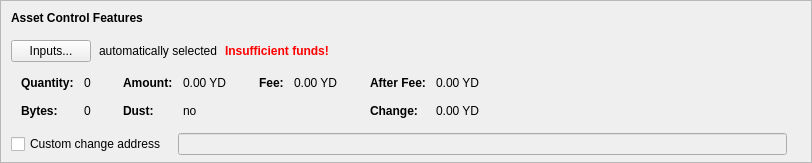
      <widget class="QFrame" name="frameAssetControl">
       <property name="sizePolicy">
        <sizepolicy hsizetype="Expanding" vsizetype="Fixed">
         <horstretch>0</horstretch>
         <verstretch>0</verstretch>
        </sizepolicy>
       </property>
       <property name="maximumSize">
        <size>
         <width>16777215</width>
         <height>16777215</height>
        </size>
       </property>
       <property name="frameShape">
        <enum>QFrame::StyledPanel</enum>
       </property>
       <property name="frameShadow">
        <enum>QFrame::Sunken</enum>
       </property>
       <layout class="QVBoxLayout" name="verticalLayoutAssetControl2">
        <property name="spacing">
         <number>0</number>
        </property>
        <property name="leftMargin">
         <number>0</number>
        </property>
        <property name="topMargin">
         <number>0</number>
        </property>
        <property name="rightMargin">
         <number>0</number>
        </property>
        <property name="bottomMargin">
         <number>6</number>
        </property>
        <item>
         <layout class="QVBoxLayout" name="verticalLayoutAssetControl" stretch="0,0,0,0,1">
          <property name="spacing">
           <number>0</number>
          </property>
          <property name="leftMargin">
           <number>10</number>
          </property>
          <property name="topMargin">
           <number>10</number>
          </property>
          <item>
           <layout class="QHBoxLayout" name="horizontalLayoutAssetControl1">
            <property name="bottomMargin">
             <number>15</number>
            </property>
            <item>
             <widget class="QLabel" name="labelAssetControlFeatures">
              <property name="sizePolicy">
               <sizepolicy hsizetype="Preferred" vsizetype="Maximum">
                <horstretch>0</horstretch>
                <verstretch>0</verstretch>
               </sizepolicy>
              </property>
              <property name="font">
               <font>
                <weight>75</weight>
                <bold>true</bold>
               </font>
              </property>
              <property name="styleSheet">
               <string notr="true">font-weight:bold;</string>
              </property>
              <property name="text">
               <string>Asset Control Features</string>
              </property>
             </widget>
            </item>
           </layout>
          </item>
          <item>
           <layout class="QHBoxLayout" name="horizontalLayoutAssetControl2" stretch="0,0,0,0">
            <property name="spacing">
             <number>8</number>
            </property>
            <property name="bottomMargin">
             <number>10</number>
            </property>
            <item>
             <widget class="QPushButton" name="pushButtonAssetControl">
              <property name="styleSheet">
               <string notr="true"/>
              </property>
              <property name="text">
               <string>Inputs...</string>
              </property>
              <property name="autoDefault">
               <bool>false</bool>
              </property>
             </widget>
            </item>
            <item>
             <widget class="QLabel" name="labelAssetControlAutomaticallySelected">
              <property name="text">
               <string>automatically selected</string>
              </property>
              <property name="margin">
               <number>5</number>
              </property>
             </widget>
            </item>
            <item>
             <widget class="QLabel" name="labelAssetControlInsuffFunds">
              <property name="font">
               <font>
                <weight>75</weight>
                <bold>true</bold>
               </font>
              </property>
              <property name="styleSheet">
               <string notr="true">color:red;font-weight:bold;</string>
              </property>
              <property name="text">
               <string>Insufficient funds!</string>
              </property>
              <property name="margin">
               <number>5</number>
              </property>
             </widget>
            </item>
            <item>
             <spacer name="horizontalSpacerAssetControl">
              <property name="orientation">
               <enum>Qt::Horizontal</enum>
              </property>
              <property name="sizeHint" stdset="0">
               <size>
                <width>40</width>
                <height>1</height>
               </size>
              </property>
             </spacer>
            </item>
           </layout>
          </item>
          <item>
           <widget class="QWidget" name="widgetAssetControl" native="true">
            <property name="sizePolicy">
             <sizepolicy hsizetype="Preferred" vsizetype="Preferred">
              <horstretch>0</horstretch>
              <verstretch>0</verstretch>
             </sizepolicy>
            </property>
            <property name="minimumSize">
             <size>
              <width>0</width>
              <height>0</height>
             </size>
            </property>
            <property name="styleSheet">
             <string notr="true"/>
            </property>
            <layout class="QHBoxLayout" name="horizontalLayoutAssetControl5">
             <property name="leftMargin">
              <number>0</number>
             </property>
             <property name="topMargin">
              <number>0</number>
             </property>
             <property name="rightMargin">
              <number>0</number>
             </property>
             <property name="bottomMargin">
              <number>0</number>
             </property>
             <item>
              <layout class="QHBoxLayout" name="horizontalLayoutAssetControl3" stretch="0,0,0,1">
               <property name="spacing">
                <number>20</number>
               </property>
               <property name="topMargin">
                <number>0</number>
               </property>
               <property name="bottomMargin">
                <number>10</number>
               </property>
               <item>
                <layout class="QFormLayout" name="formLayoutAssetControl1">
                 <property name="horizontalSpacing">
                  <number>10</number>
                 </property>
                 <property name="verticalSpacing">
                  <number>14</number>
                 </property>
                 <property name="leftMargin">
                  <number>10</number>
                 </property>
                 <property name="topMargin">
                  <number>4</number>
                 </property>
                 <property name="rightMargin">
                  <number>6</number>
                 </property>
                 <item row="0" column="0">
                  <widget class="QLabel" name="labelAssetControlQuantityText">
                   <property name="font">
                    <font>
                     <weight>75</weight>
                     <bold>true</bold>
                    </font>
                   </property>
                   <property name="text">
                    <string>Quantity:</string>
                   </property>
                   <property name="margin">
                    <number>0</number>
                   </property>
                  </widget>
                 </item>
                 <item row="0" column="1">
                  <widget class="QLabel" name="labelAssetControlQuantity">
                   <property name="cursor">
                    <cursorShape>IBeamCursor</cursorShape>
                   </property>
                   <property name="contextMenuPolicy">
                    <enum>Qt::ActionsContextMenu</enum>
                   </property>
                   <property name="text">
                    <string notr="true">0</string>
                   </property>
                   <property name="margin">
                    <number>0</number>
                   </property>
                   <property name="textInteractionFlags">
                    <set>Qt::LinksAccessibleByMouse|Qt::TextSelectableByKeyboard|Qt::TextSelectableByMouse</set>
                   </property>
                  </widget>
                 </item>
                 <item row="1" column="0">
                  <widget class="QLabel" name="labelAssetControlBytesText">
                   <property name="font">
                    <font>
                     <weight>75</weight>
                     <bold>true</bold>
                    </font>
                   </property>
                   <property name="text">
                    <string>Bytes:</string>
                   </property>
                  </widget>
                 </item>
                 <item row="1" column="1">
                  <widget class="QLabel" name="labelAssetControlBytes">
                   <property name="cursor">
                    <cursorShape>IBeamCursor</cursorShape>
                   </property>
                   <property name="contextMenuPolicy">
                    <enum>Qt::ActionsContextMenu</enum>
                   </property>
                   <property name="text">
                    <string notr="true">0</string>
                   </property>
                   <property name="textInteractionFlags">
                    <set>Qt::LinksAccessibleByMouse|Qt::TextSelectableByKeyboard|Qt::TextSelectableByMouse</set>
                   </property>
                  </widget>
                 </item>
                </layout>
               </item>
               <item>
                <layout class="QFormLayout" name="formLayoutAssetControl2">
                 <property name="horizontalSpacing">
                  <number>10</number>
                 </property>
                 <property name="verticalSpacing">
                  <number>14</number>
                 </property>
                 <property name="leftMargin">
                  <number>6</number>
                 </property>
                 <property name="topMargin">
                  <number>4</number>
                 </property>
                 <property name="rightMargin">
                  <number>6</number>
                 </property>
                 <item row="0" column="0">
                  <widget class="QLabel" name="labelAssetControlAmountText">
                   <property name="font">
                    <font>
                     <weight>75</weight>
                     <bold>true</bold>
                    </font>
                   </property>
                   <property name="text">
                    <string>Amount:</string>
                   </property>
                   <property name="margin">
                    <number>0</number>
                   </property>
                  </widget>
                 </item>
                 <item row="0" column="1">
                  <widget class="QLabel" name="labelAssetControlAmount">
                   <property name="cursor">
                    <cursorShape>IBeamCursor</cursorShape>
                   </property>
                   <property name="contextMenuPolicy">
                    <enum>Qt::ActionsContextMenu</enum>
                   </property>
                   <property name="text">
                    <string notr="true">0.00 YD</string>
                   </property>
                   <property name="textInteractionFlags">
                    <set>Qt::LinksAccessibleByMouse|Qt::TextSelectableByKeyboard|Qt::TextSelectableByMouse</set>
                   </property>
                  </widget>
                 </item>
                 <item row="1" column="0">
                  <widget class="QLabel" name="labelAssetControlLowOutputText">
                   <property name="font">
                    <font>
                     <weight>75</weight>
                     <bold>true</bold>
                    </font>
                   </property>
                   <property name="text">
                    <string>Dust:</string>
                   </property>
                  </widget>
                 </item>
                 <item row="1" column="1">
                  <widget class="QLabel" name="labelAssetControlLowOutput">
                   <property name="cursor">
                    <cursorShape>IBeamCursor</cursorShape>
                   </property>
                   <property name="contextMenuPolicy">
                    <enum>Qt::ActionsContextMenu</enum>
                   </property>
                   <property name="text">
                    <string notr="true">no</string>
                   </property>
                   <property name="textInteractionFlags">
                    <set>Qt::LinksAccessibleByMouse|Qt::TextSelectableByKeyboard|Qt::TextSelectableByMouse</set>
                   </property>
                  </widget>
                 </item>
                </layout>
               </item>
               <item>
                <layout class="QFormLayout" name="formLayoutAssetControl3">
                 <property name="horizontalSpacing">
                  <number>10</number>
                 </property>
                 <property name="verticalSpacing">
                  <number>14</number>
                 </property>
                 <property name="leftMargin">
                  <number>6</number>
                 </property>
                 <property name="topMargin">
                  <number>4</number>
                 </property>
                 <property name="rightMargin">
                  <number>6</number>
                 </property>
                 <item row="0" column="0">
                  <widget class="QLabel" name="labelAssetControlFeeText">
                   <property name="font">
                    <font>
                     <weight>75</weight>
                     <bold>true</bold>
                    </font>
                   </property>
                   <property name="text">
                    <string>Fee:</string>
                   </property>
                   <property name="margin">
                    <number>0</number>
                   </property>
                  </widget>
                 </item>
                 <item row="0" column="1">
                  <widget class="QLabel" name="labelAssetControlFee">
                   <property name="cursor">
                    <cursorShape>IBeamCursor</cursorShape>
                   </property>
                   <property name="contextMenuPolicy">
                    <enum>Qt::ActionsContextMenu</enum>
                   </property>
                   <property name="text">
                    <string notr="true">0.00 YD</string>
                   </property>
                   <property name="textInteractionFlags">
                    <set>Qt::LinksAccessibleByMouse|Qt::TextSelectableByKeyboard|Qt::TextSelectableByMouse</set>
                   </property>
                  </widget>
                 </item>
                </layout>
               </item>
               <item>
                <layout class="QFormLayout" name="formLayoutAssetControl4">
                 <property name="horizontalSpacing">
                  <number>10</number>
                 </property>
                 <property name="verticalSpacing">
                  <number>14</number>
                 </property>
                 <property name="leftMargin">
                  <number>6</number>
                 </property>
                 <property name="topMargin">
                  <number>4</number>
                 </property>
                 <property name="rightMargin">
                  <number>6</number>
                 </property>
                 <item row="0" column="0">
                  <widget class="QLabel" name="labelAssetControlAfterFeeText">
                   <property name="font">
                    <font>
                     <weight>75</weight>
                     <bold>true</bold>
                    </font>
                   </property>
                   <property name="text">
                    <string>After Fee:</string>
                   </property>
                   <property name="margin">
                    <number>0</number>
                   </property>
                  </widget>
                 </item>
                 <item row="0" column="1">
                  <widget class="QLabel" name="labelAssetControlAfterFee">
                   <property name="cursor">
                    <cursorShape>IBeamCursor</cursorShape>
                   </property>
                   <property name="contextMenuPolicy">
                    <enum>Qt::ActionsContextMenu</enum>
                   </property>
                   <property name="text">
                    <string notr="true">0.00 YD</string>
                   </property>
                   <property name="textInteractionFlags">
                    <set>Qt::LinksAccessibleByMouse|Qt::TextSelectableByKeyboard|Qt::TextSelectableByMouse</set>
                   </property>
                  </widget>
                 </item>
                 <item row="1" column="0">
                  <widget class="QLabel" name="labelAssetControlChangeText">
                   <property name="font">
                    <font>
                     <weight>75</weight>
                     <bold>true</bold>
                    </font>
                   </property>
                   <property name="text">
                    <string>Change:</string>
                   </property>
                  </widget>
                 </item>
                 <item row="1" column="1">
                  <widget class="QLabel" name="labelAssetControlChange">
                   <property name="cursor">
                    <cursorShape>IBeamCursor</cursorShape>
                   </property>
                   <property name="contextMenuPolicy">
                    <enum>Qt::ActionsContextMenu</enum>
                   </property>
                   <property name="text">
                    <string notr="true">0.00 YD</string>
                   </property>
                   <property name="textInteractionFlags">
                    <set>Qt::LinksAccessibleByMouse|Qt::TextSelectableByKeyboard|Qt::TextSelectableByMouse</set>
                   </property>
                  </widget>
                 </item>
                </layout>
               </item>
              </layout>
             </item>
            </layout>
           </widget>
          </item>
          <item>
           <layout class="QHBoxLayout" name="horizontalLayoutAssetControl4" stretch="0,0,0">
            <property name="spacing">
             <number>12</number>
            </property>
            <property name="sizeConstraint">
             <enum>QLayout::SetDefaultConstraint</enum>
            </property>
            <property name="topMargin">
             <number>5</number>
            </property>
            <property name="rightMargin">
             <number>5</number>
            </property>
            <item>
             <widget class="QCheckBox" name="checkBoxAssetControlChange">
              <property name="toolTip">
               <string>If this is activated, but the change address is empty or invalid, change will be sent to a newly generated address.</string>
              </property>
              <property name="text">
               <string>Custom change address</string>
              </property>
             </widget>
            </item>
            <item>
             <widget class="QValidatedLineEdit" name="lineEditAssetControlChange">
              <property name="enabled">
               <bool>false</bool>
              </property>
              <property name="sizePolicy">
               <sizepolicy hsizetype="Expanding" vsizetype="Fixed">
                <horstretch>0</horstretch>
                <verstretch>0</verstretch>
               </sizepolicy>
              </property>
             </widget>
            </item>
            <item>
             <widget class="QLabel" name="labelAssetControlChangeLabel">
              <property name="sizePolicy">
               <sizepolicy hsizetype="Preferred" vsizetype="Expanding">
                <horstretch>0</horstretch>
                <verstretch>0</verstretch>
               </sizepolicy>
              </property>
              <property name="minimumSize">
               <size>
                <width>0</width>
                <height>0</height>
               </size>
              </property>
              <property name="text">
               <string/>
              </property>
              <property name="margin">
               <number>3</number>
              </property>
             </widget>
            </item>
           </layout>
          </item>
          <item>
           <spacer name="verticalSpacerAssetControl">
            <property name="orientation">
             <enum>Qt::Vertical</enum>
            </property>
            <property name="sizeHint" stdset="0">
             <size>
              <width>800</width>
              <height>1</height>
             </size>
            </property>
           </spacer>
          </item>
         </layout>
        </item>
       </layout>
      </widget>
